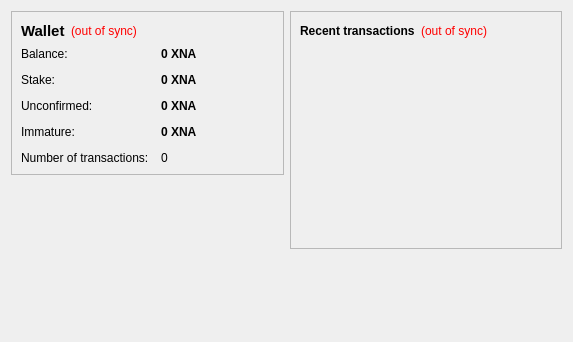
<?xml version="1.0" encoding="UTF-8"?>
<ui version="4.0">
 <class>OverviewPage</class>
 <widget class="QWidget" name="OverviewPage">
  <property name="geometry">
   <rect>
    <x>0</x>
    <y>0</y>
    <width>573</width>
    <height>342</height>
   </rect>
  </property>
  <property name="windowTitle">
   <string>Form</string>
  </property>
  <layout class="QHBoxLayout" name="horizontalLayout" stretch="1,1">
   <item>
    <layout class="QVBoxLayout" name="verticalLayout_2">
     <item>
      <widget class="QFrame" name="frame">
       <property name="frameShape">
        <enum>QFrame::StyledPanel</enum>
       </property>
       <property name="frameShadow">
        <enum>QFrame::Raised</enum>
       </property>
       <layout class="QVBoxLayout" name="verticalLayout_4">
        <item>
         <layout class="QHBoxLayout" name="horizontalLayout_4">
          <item>
           <widget class="QLabel" name="label_5">
            <property name="font">
             <font>
              <pointsize>11</pointsize>
              <weight>75</weight>
              <bold>true</bold>
             </font>
            </property>
            <property name="text">
             <string>Wallet</string>
            </property>
           </widget>
          </item>
          <item>
           <widget class="QLabel" name="labelWalletStatus">
            <property name="toolTip">
             <string>The displayed information may be out of date. Your wallet automatically synchronizes with the DeOxyRibose network after a connection is established, but this process has not completed yet.</string>
            </property>
            <property name="styleSheet">
             <string notr="true">QLabel { color: red; }</string>
            </property>
            <property name="text">
             <string notr="true">(out of sync)</string>
            </property>
            <property name="alignment">
             <set>Qt::AlignLeading|Qt::AlignLeft|Qt::AlignVCenter</set>
            </property>
           </widget>
          </item>
          <item>
           <spacer name="horizontalSpacer_2">
            <property name="orientation">
             <enum>Qt::Horizontal</enum>
            </property>
            <property name="sizeHint" stdset="0">
             <size>
              <width>40</width>
              <height>20</height>
             </size>
            </property>
           </spacer>
          </item>
         </layout>
        </item>
        <item>
         <layout class="QFormLayout" name="formLayout_2">
          <property name="fieldGrowthPolicy">
           <enum>QFormLayout::AllNonFixedFieldsGrow</enum>
          </property>
          <property name="horizontalSpacing">
           <number>12</number>
          </property>
          <property name="verticalSpacing">
           <number>12</number>
          </property>
          <item row="0" column="0">
           <widget class="QLabel" name="label">
            <property name="text">
             <string>Balance:</string>
            </property>
           </widget>
          </item>
          <item row="0" column="1">
           <widget class="QLabel" name="labelBalance">
            <property name="font">
             <font>
              <weight>75</weight>
              <bold>true</bold>
             </font>
            </property>
            <property name="cursor">
             <cursorShape>IBeamCursor</cursorShape>
            </property>
            <property name="toolTip">
             <string>Your current balance</string>
            </property>
            <property name="text">
             <string notr="true">0 XNA</string>
            </property>
            <property name="textInteractionFlags">
             <set>Qt::LinksAccessibleByMouse|Qt::TextSelectableByKeyboard|Qt::TextSelectableByMouse</set>
            </property>
           </widget>
          </item>
          <item row="1" column="0">
           <widget class="QLabel" name="label_6">
            <property name="text">
             <string>Stake:</string>
            </property>
           </widget>
          </item>
          <item row="1" column="1">
           <widget class="QLabel" name="labelStake">
            <property name="font">
             <font>
              <weight>75</weight>
              <bold>true</bold>
             </font>
            </property>
            <property name="cursor">
             <cursorShape>IBeamCursor</cursorShape>
            </property>
            <property name="toolTip">
             <string>Total of coins that was staked, and do not yet count toward the current balance</string>
            </property>
            <property name="text">
             <string notr="true">0 XNA</string>
            </property>
            <property name="textInteractionFlags">
             <set>Qt::LinksAccessibleByMouse|Qt::TextSelectableByKeyboard|Qt::TextSelectableByMouse</set>
            </property>
           </widget>
          </item>
          <item row="2" column="0">
           <widget class="QLabel" name="label_3">
            <property name="text">
             <string>Unconfirmed:</string>
            </property>
           </widget>
          </item>
          <item row="2" column="1">
           <widget class="QLabel" name="labelUnconfirmed">
            <property name="font">
             <font>
              <weight>75</weight>
              <bold>true</bold>
             </font>
            </property>
            <property name="cursor">
             <cursorShape>IBeamCursor</cursorShape>
            </property>
            <property name="toolTip">
             <string>Total of transactions that have yet to be confirmed, and do not yet count toward the current balance</string>
            </property>
            <property name="text">
             <string notr="true">0 XNA</string>
            </property>
            <property name="textInteractionFlags">
             <set>Qt::LinksAccessibleByMouse|Qt::TextSelectableByKeyboard|Qt::TextSelectableByMouse</set>
            </property>
           </widget>
          </item>
          <item row="3" column="0">
           <widget class="QLabel" name="labelImmatureText">
            <property name="text">
             <string>Immature:</string>
            </property>
           </widget>
          </item>
          <item row="3" column="1">
           <widget class="QLabel" name="labelImmature">
            <property name="font">
             <font>
              <weight>75</weight>
              <bold>true</bold>
             </font>
            </property>
            <property name="toolTip">
             <string>Mined balance that has not yet matured</string>
            </property>
            <property name="text">
             <string notr="true">0 XNA</string>
            </property>
            <property name="textInteractionFlags">
             <set>Qt::LinksAccessibleByMouse|Qt::TextSelectableByKeyboard|Qt::TextSelectableByMouse</set>
            </property>
           </widget>
          </item>
          <item row="4" column="0">
           <widget class="QLabel" name="label_2">
            <property name="text">
             <string>Number of transactions:</string>
            </property>
           </widget>
          </item>
          <item row="4" column="1">
           <widget class="QLabel" name="labelNumTransactions">
            <property name="toolTip">
             <string>Total number of transactions in wallet</string>
            </property>
            <property name="text">
             <string notr="true">0</string>
            </property>
           </widget>
          </item>
         </layout>
        </item>
       </layout>
      </widget>
     </item>
     <item>
      <spacer name="verticalSpacer">
       <property name="orientation">
        <enum>Qt::Vertical</enum>
       </property>
       <property name="sizeHint" stdset="0">
        <size>
         <width>20</width>
         <height>40</height>
        </size>
       </property>
      </spacer>
     </item>
    </layout>
   </item>
   <item>
    <layout class="QVBoxLayout" name="verticalLayout_3">
     <item>
      <widget class="QFrame" name="frame_2">
       <property name="frameShape">
        <enum>QFrame::StyledPanel</enum>
       </property>
       <property name="frameShadow">
        <enum>QFrame::Raised</enum>
       </property>
       <layout class="QVBoxLayout" name="verticalLayout">
        <item>
         <layout class="QHBoxLayout" name="horizontalLayout_2">
          <item>
           <widget class="QLabel" name="label_4">
            <property name="text">
             <string>&lt;b&gt;Recent transactions&lt;/b&gt;</string>
            </property>
           </widget>
          </item>
          <item>
           <widget class="QLabel" name="labelTransactionsStatus">
            <property name="toolTip">
             <string>The displayed information may be out of date. Your wallet automatically synchronizes with the DeOxyRibose network after a connection is established, but this process has not completed yet.</string>
            </property>
            <property name="styleSheet">
             <string notr="true">QLabel { color: red; }</string>
            </property>
            <property name="text">
             <string notr="true">(out of sync)</string>
            </property>
            <property name="alignment">
             <set>Qt::AlignRight|Qt::AlignTrailing|Qt::AlignVCenter</set>
            </property>
           </widget>
          </item>
          <item>
           <spacer name="horizontalSpacer">
            <property name="orientation">
             <enum>Qt::Horizontal</enum>
            </property>
            <property name="sizeHint" stdset="0">
             <size>
              <width>40</width>
              <height>20</height>
             </size>
            </property>
           </spacer>
          </item>
         </layout>
        </item>
        <item>
         <widget class="QListView" name="listTransactions">
          <property name="styleSheet">
           <string notr="true">QListView { background: transparent; }</string>
          </property>
          <property name="frameShape">
           <enum>QFrame::NoFrame</enum>
          </property>
          <property name="verticalScrollBarPolicy">
           <enum>Qt::ScrollBarAlwaysOff</enum>
          </property>
          <property name="horizontalScrollBarPolicy">
           <enum>Qt::ScrollBarAlwaysOff</enum>
          </property>
          <property name="selectionMode">
           <enum>QAbstractItemView::NoSelection</enum>
          </property>
         </widget>
        </item>
       </layout>
      </widget>
     </item>
     <item>
      <spacer name="verticalSpacer_2">
       <property name="orientation">
        <enum>Qt::Vertical</enum>
       </property>
       <property name="sizeHint" stdset="0">
        <size>
         <width>20</width>
         <height>40</height>
        </size>
       </property>
      </spacer>
     </item>
    </layout>
   </item>
  </layout>
 </widget>
 <resources>
  <include location="../xna.qrc"/>
 </resources>
 <connections/>
</ui>
